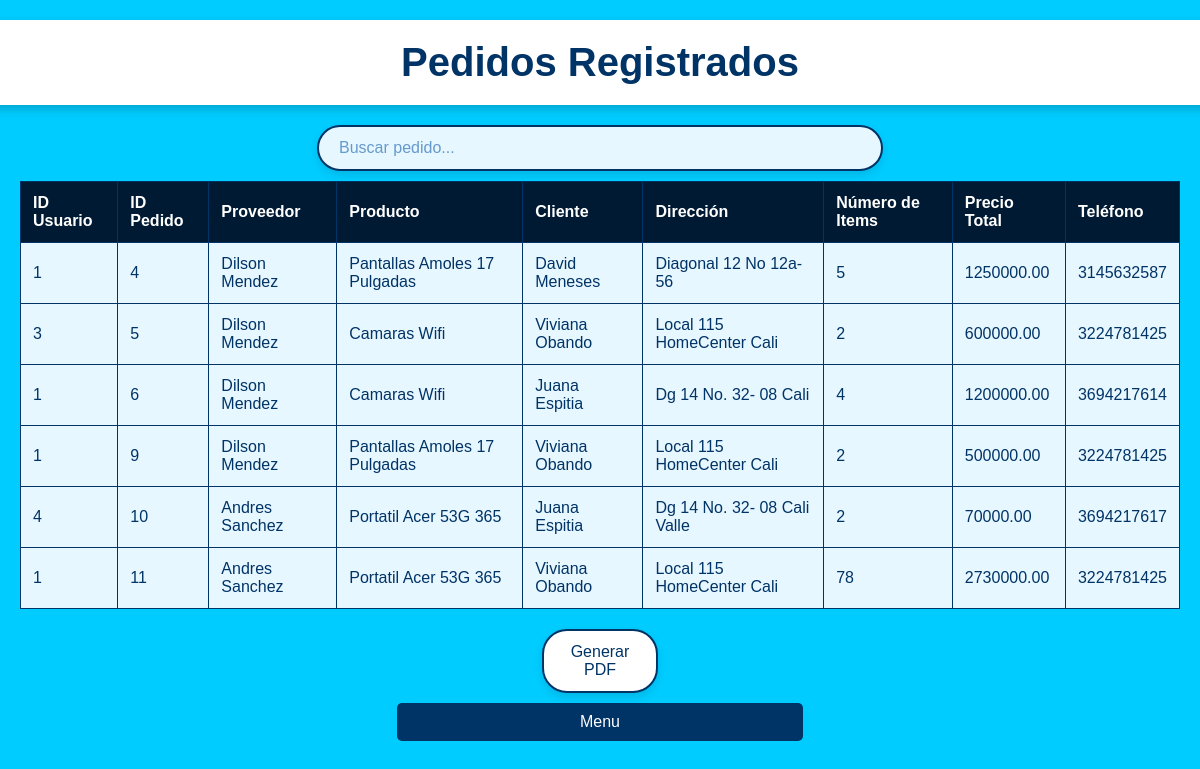
The app's page /Vista/visualizarPedidos.php with its own data.
### tables this page shows
CREATE TABLE `pedido` (
  `idusuario` int(11) NOT NULL,
  `idpedido` int(11) NOT NULL,
  `idproveedor` int(11) NOT NULL,
  `idproducto` int(11) NOT NULL,
  `idcliente` int(11) NOT NULL,
  `direccion` varchar(100) NOT NULL,
  `numeroitems` varchar(45) NOT NULL,
  `preciototal` varchar(45) NOT NULL,
  `telefono` varchar(45) NOT NULL
);

CREATE TABLE `proveedor` (
  `idusuario` int(11) NOT NULL,
  `idproveedor` int(11) NOT NULL,
  `nombreproveedor` varchar(45) NOT NULL,
  `telefono` varchar(45) NOT NULL
);

CREATE TABLE `producto` (
  `idusuario` int(11) NOT NULL,
  `idproducto` int(11) NOT NULL,
  `idproveedor` int(11) NOT NULL,
  `nombreproducto` varchar(100) NOT NULL,
  `marca` varchar(45) NOT NULL,
  `preciounidad` varchar(45) NOT NULL
);

CREATE TABLE `cliente` (
  `idusuario` int(11) NOT NULL,
  `idcliente` int(11) NOT NULL,
  `nombreempresa` varchar(45) NOT NULL,
  `nombrecliente` varchar(45) NOT NULL,
  `linea` varchar(45) NOT NULL,
  `direccion` varchar(45) NOT NULL,
  `numerotelefono` varchar(45) NOT NULL
);

### Controlador/VisualizacionController.php (called while the page is built, shortened)
<?php
require_once '../Modelo/Conexion.php';
require_once '../Modelo/Pedidos.php';
class VisualizacionController
{
    public function __construct()
    {
        $conexion = new Conexion();
    }
    public function obtenerPedidos()
    {
        $pedido = new Pedidos();
        $sql = "SELECT
                    p.idusuario,
                    p.idpedido,
                    p.idcliente,
                    p.idproducto,
                    p.idproveedor,
                    pr.nombreproveedor AS nombreproveedor,
                    prod.nombreproducto AS nombreproducto,
                    cl.nombrecliente AS nombrecliente,
                    p.direccion,
                    p.numeroitems,
                    p.preciototal,
                    p.telefono
                FROM pedido p
                JOIN proveedor pr ON p.idproveedor = pr.idproveedor
                JOIN producto prod ON p.idproducto = prod.idproducto
                JOIN cliente cl ON p.idcliente = cl.idcliente";
        $stmt = $pedido->conn->prepare($sql);
        $stmt->execute();
        return $stmt->fetchAll(PDO::FETCH_ASSOC);
    }
}

### Modelo/Conexion.php (called while the page is built, shortened)
<?php
class Conexion {
    private $host = 'sql209.infinityfree.com';
    private $db_name = 'if0_37745487_vdesisgeditecphp';
    private $username = 'if0_37745487';
    private $password = 'G0dEfe6Vn38qbvu';
    public function conectar() {
        $this->conn = null;
        try {
            $this->conn = new PDO("mysql:host=" . $this->host . ";dbname=" . $this->db_name, $this->username, $this->password);
            $this->conn->setAttribute(PDO::ATTR_ERRMODE, PDO::ERRMODE_EXCEPTION);
        } catch(PDOException $exception) {
            echo "Error de conexión: " . $exception->getMessage();
        }
        return $this->conn;
    }
}
?>

### Modelo/Pedidos.php (called while the page is built, shortened)
<?php
require_once 'Conexion.php';
class Pedidos {
    public function __construct() {
        $conexion = new Conexion();
        $this->conn = $conexion->conectar();
    }
}

### Vista/visualizarPedidos.php (the view, shortened to what this page needs)
<?php
require_once '../Controlador/VisualizacionController.php';
$controller = new VisualizacionController();
$pedidos = $controller->obtenerPedidos();
?>
<!DOCTYPE html>
<html lang="es">
<head>
    <link rel="stylesheet" href="../Style/Visualizacion.css">
</head>
<body>
    <div class="h1container">
        <h1>Pedidos Registrados</h1>
    </div>
    <input type="text" id="searchInput" class="barrabusqueda" placeholder="Buscar pedido..." onkeyup="filtrarPedidos()">
    <div class="button-container">
        <table id="pedidosTable">
            <thead>
                <tr>
                    <th>ID Usuario</th>
                    <th>ID Pedido</th>
                    <th>Proveedor</th>
                    <th>Producto</th>
                    <th>Cliente</th>
                    <th>Dirección</th>
                    <th>Número de Items</th>
                    <th>Precio Total</th>
                    <th>Teléfono</th>
                </tr>
            </thead>
            <tbody id="pedidoTableBody">
                <?php if (!empty($pedidos)): ?>
                    <?php foreach ($pedidos as $pedido): ?>
                        <tr>
                            <td><?php echo htmlspecialchars($pedido['idusuario']); ?></td>
                            <td><?php echo htmlspecialchars($pedido['idpedido']); ?></td>
                            <td><?php echo htmlspecialchars($pedido['nombreproveedor']); ?></td>
                            <td><?php echo htmlspecialchars($pedido['nombreproducto']); ?></td>
                            <td><?php echo htmlspecialchars($pedido['nombrecliente']); ?></td>
                            <td><?php echo htmlspecialchars($pedido['direccion']); ?></td>
                            <td><?php echo htmlspecialchars($pedido['numeroitems']); ?></td>
                            <td><?php echo htmlspecialchars($pedido['preciototal']); ?></td>
                            <td><?php echo htmlspecialchars($pedido['telefono']); ?></td>
                        </tr>
                    <?php endforeach; ?>
                <?php else: ?>
                    <tr>
                        <td colspan="9" style="text-align:center;">No hay pedidos registrados</td>
                    </tr>
                <?php endif; ?>
            </tbody>
        </table>
    </div>
    <button type="button" class="buttonpdf" onclick="exportarPDF()">Generar PDF</button>
    <button type="button" class="menu-button" onclick="MenuSegunUsuario()">Menu</button>
</body>
</html>

### Style/Visualizacion.css (style rules this page uses)
body { font-family: Arial, sans-serif; background-color: #00ccff; color: #003366; display: flex; flex-direction: column; align-items: center; padding: 20px; margin: 0; }
.h1container { background-color: #ffffff; padding: 20px 40px; border-radius: 8px; box-shadow: 0px 4px 10px rgba(0, 0, 0, 0.2); margin-bottom: 20px; width: 100%; max-width: 1200px; text-align: center; }
h1 { color: #003366; font-size: 2.5em; margin: 0; }
table { width: 100%; border-collapse: collapse; margin-top: 10px; }
table th, table td { padding: 12px; border: 1px solid #003366; text-align: left; color: #ffffff; background-color: #003366; }
table th { background-color: #001a33; }
table td { color: #003366; background-color: #e6f7ff; }
.button, .menu-button { background-color: #003366; color: #ffffff; border: none; padding: 10px 20px; border-radius: 5px; font-size: 1em; cursor: pointer; width: 35%; margin-top: 10px; }
.barrabusqueda { padding: 12px 20px; width: 45%; font-size: 1em; border-radius: 25px; border: 2px solid #003366; background-color: #e6f7ff; color: #003366; box-shadow: 0px 4px 8px rgba(0, 0, 0, 0.1); transition: all 0.3s ease; }
.barrabusqueda::placeholder { color: #6699cc; }
.buttonpdf { padding: 12px 20px; width: 10%; font-size: 1em; border-radius: 25px; border: 2px solid #003366; background-color: #ffffff; color: #003366; box-shadow: 0px 4px 8px rgba(0, 0, 0, 0.1); transition: all 0.3s ease; margin-top: 20px; margin-left: auto; margin-right: auto; display: block; }

### records on screen
pedido: idusuario "1", idpedido "4", idproveedor.nombreproveedor "Dilson Mendez", idproducto.nombreproducto "Pantallas Amoles 17 Pulgadas", idcliente.nombrecliente "David Meneses", direccion "Diagonal 12 No 12a-56", numeroitems "5", preciototal "1250000.00", telefono "3145632587"
pedido: idusuario "3", idpedido "5", idproveedor.nombreproveedor "Dilson Mendez", idproducto.nombreproducto "Camaras Wifi", idcliente.nombrecliente "Viviana Obando", direccion "Local 115 HomeCenter Cali", numeroitems "2", preciototal "600000.00", telefono "3224781425"
pedido: idusuario "1", idpedido "6", idproveedor.nombreproveedor "Dilson Mendez", idproducto.nombreproducto "Camaras Wifi", idcliente.nombrecliente "Juana Espitia", direccion "Dg 14 No. 32- 08 Cali", numeroitems "4", preciototal "1200000.00", telefono "3694217614"
pedido: idusuario "1", idpedido "9", idproveedor.nombreproveedor "Dilson Mendez", idproducto.nombreproducto "Pantallas Amoles 17 Pulgadas", idcliente.nombrecliente "Viviana Obando", direccion "Local 115 HomeCenter Cali", numeroitems "2", preciototal "500000.00", telefono "3224781425"
pedido: idusuario "4", idpedido "10", idproveedor.nombreproveedor "Andres Sanchez", idproducto.nombreproducto "Portatil Acer 53G 365", idcliente.nombrecliente "Juana Espitia", direccion "Dg 14 No. 32- 08 Cali Valle", numeroitems "2", preciototal "70000.00", telefono "3694217617"
pedido: idusuario "1", idpedido "11", idproveedor.nombreproveedor "Andres Sanchez", idproducto.nombreproducto "Portatil Acer 53G 365", idcliente.nombrecliente "Viviana Obando", direccion "Local 115 HomeCenter Cali", numeroitems "78", preciototal "2730000.00", telefono "3224781425"
